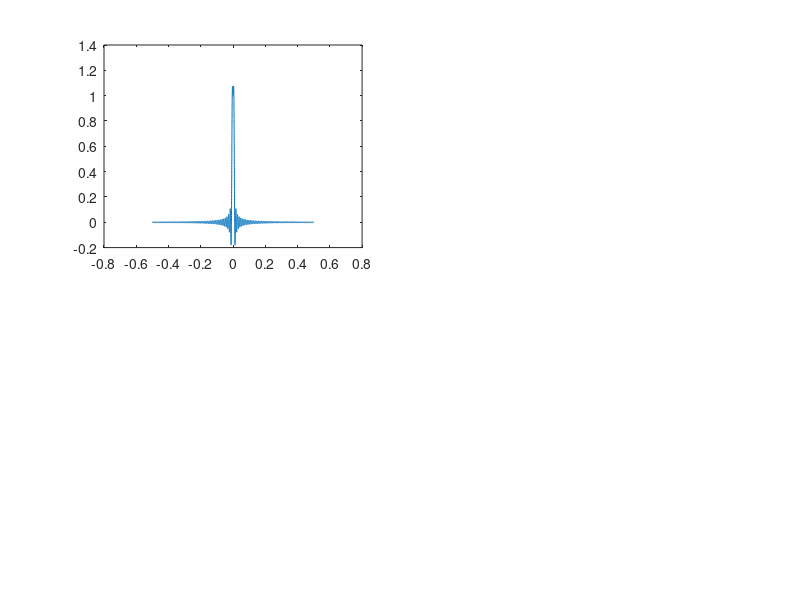

Write the MATLAB code that produced this figure. (Note: this script raises an error after producing the figure.)
ts =1*10^(-4);

t =-0.5:ts:0.5;
Ta= 0.01;

mysig=sinc(2*t/Ta)+sinc(2*(t/Ta)-1)+sinc(2*(t/Ta)+1);


subplot(221); plot(t ,mysig);
axis(Trange)
title('original')

% wokring on the modulation of the amplitude 
Lfft =length(t);
Len_mysig=length(mysig);

%Now working on the speed of algorithm
Lfft =2^ceil(log2(Lfft));

% definning the frequency axis 
fre =(-Lfft/2:(Lfft/2)-1)/(Lfft*ts);  % frequncy axius 
cFre= 300; % cut off frequency

% making a filter 
h = fir1(40 ,(cFre*ts)); %LPF 


% Double side band modulation
fc =200; % carrier frequency 
A =mysig.*cos(2*pi*fc*t);
Lfft=length(t);
Lfft=2^ceil(log2(Lfft)+1);  % speeding factor  -> increasing the fft size by 2 
a =fftshift(fft(A , Lfft)); % fft shift to cnetralize the function
%frequncy
F=(-Lfft/2:(Lfft/2)-1)/(Lfft*ts);
subplot(222); plot(t ,A);
axis(Trange)
title('MOdulated');ts=10^(-4);
ct=-0.04:ts:0.04;
Ta=0.01;      % variable 
m_sig=sinc(2*(t/Ta))+sinc(2*(t/Ta)-1)+sinc(2*(t/Ta)+1);
Lm_sig=length(m_sig);
A=length(t);   % defining DFT (or FFT) size
A=2^ceil(log2(A))  % making A a power of 2 since this makes the fft algorithm work fast
M_sig=fftshift(fft(m_sig,A))  % i.e. calculating the frequency domain message signal,
                                 % fft algorithm calculates points from ) to A-1, hence we use fftshift on this
                                 % result to order samples from -A/2 to A/2 -1 
                                 
                                 
freqm=(-A/2:(A/2)-1)/(A*ts) % Defining the frequency axis for the frequency domain DSB modulated signal  -> normalize krne k lyai FFT use krte hain 
B_m=150;
h=fir1(40,[B_m*ts]) % defining a FIR filter of order 40 and cutoff frequency B_m*ts



%%% DSB modulation
fc=300; % carrier frequency
s_dsb=m_sig.*cos(2*pi*fc*t) % recall DSB modulation works by multiplying message signal by a cos function at the carrier frequency
A=length(t)
A=2^ceil(log2(A)+1) % increasing fft size by another factor of 2
S_dsb=fftshift(fft(s_dsb,A)); % obtaining frequency domain modulated signal
freqs=(-A/2:A/2-1)/(A*ts) % Defining the frequency axis for the frequency domain DSB modulated signal


%%% DSB Demodulation
s_dem=s_dsb.*cos(2*pi*fc*t)*2 % Demodulationb begins by multiplying with the carrier
S_dem=fftshift(fft(s_dem,A)); % Demodulatede signal in frequency domain

% Using an ideal low pass filter with bandwidth 150 Hz
s_rec=filter(h,1,s_dem)
S_rec=fftshift(fft(s_rec,A)); % Demodulatede signal in frequency domain
 


Trange=[-0.025 0.025 -2 2] % This specifies the range of axis for the plot, the first two parameters are range limits for x-axis, and last two parameters are for y-axis
Frange=[-700 700 0 200] % axis range for frequency domain plots

figure(1)
subplot(221); plot(t,m_sig)
axis(Trange) % set x-axis and y-axis limits 
title('      original Signal     ')

subplot(222); plot(t,s_dsb)
axis(Trange)
title('     Signal Multiplied with cos for modulation     ')

subplot(223); plot(t, s_dem)
axis(Trange) % set x-axis and y-axis limits 
title('     Signal multiplied with cos again for demodulation     ')

subplot(224); plot(t,s_rec)
axis(Trange)
title('     Filtered signal     ')


figure(2)
subplot(221); plot(freqm,abs(M_sig))
axis(Frange) % set x-axis and y-axis limits 
title('     my signal in frequency domain   ')

subplot(222); plot(freqs,abs(S_dsb))
axis(Frange)
title('     MODULATED SIGNAL fftshift     ')

subplot(223); plot(freqs, abs(S_dem))
axis(Frange) % set x-axis and y-axis limits 
title('     DEMODULATED SIGNAL fftshift   ')

subplot(224); plot(freqs,abs(S_rec))
axis(Frange)
title('   Filter in frequancy domain   ')



%demodulation
A=mysig.*cos(2*pi*fc*t)*2 % Demodulationb begins by multiplying with the carrier
a=fftshift(fft(A,Lfft)); % Demodulatede signal in frequency domain

senator=filter(h,1,A)       % defining a filter 
Sen=fftshift(fft(senator,Lfft));  


subplot(223); plot(F,abs(a)); % frequcny

